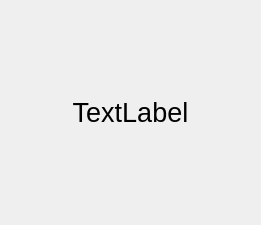
<?xml version="1.0" encoding="UTF-8"?>
<ui version="4.0">
 <class>ImageContainerFrame</class>
 <widget class="QWidget" name="ImageContainerFrame">
  <property name="geometry">
   <rect>
    <x>0</x>
    <y>0</y>
    <width>261</width>
    <height>225</height>
   </rect>
  </property>
  <property name="windowTitle">
   <string>Form</string>
  </property>
  <property name="autoFillBackground">
   <bool>false</bool>
  </property>
  <layout class="QVBoxLayout" name="verticalLayout">
   <property name="spacing">
    <number>0</number>
   </property>
   <property name="margin">
    <number>0</number>
   </property>
   <item>
    <widget class="QLabel" name="lblPixmapHolder">
     <property name="palette">
      <palette>
       <active>
        <colorrole role="Base">
         <brush brushstyle="SolidPattern">
          <color alpha="255">
           <red>0</red>
           <green>0</green>
           <blue>0</blue>
          </color>
         </brush>
        </colorrole>
       </active>
       <inactive>
        <colorrole role="Base">
         <brush brushstyle="SolidPattern">
          <color alpha="255">
           <red>0</red>
           <green>0</green>
           <blue>0</blue>
          </color>
         </brush>
        </colorrole>
       </inactive>
       <disabled>
        <colorrole role="Base">
         <brush brushstyle="SolidPattern">
          <color alpha="255">
           <red>255</red>
           <green>255</green>
           <blue>255</blue>
          </color>
         </brush>
        </colorrole>
       </disabled>
      </palette>
     </property>
     <property name="font">
      <font>
       <pointsize>20</pointsize>
      </font>
     </property>
     <property name="autoFillBackground">
      <bool>false</bool>
     </property>
     <property name="text">
      <string>TextLabel</string>
     </property>
     <property name="textFormat">
      <enum>Qt::RichText</enum>
     </property>
     <property name="scaledContents">
      <bool>true</bool>
     </property>
     <property name="alignment">
      <set>Qt::AlignCenter</set>
     </property>
    </widget>
   </item>
  </layout>
 </widget>
 <resources/>
 <connections/>
</ui>
